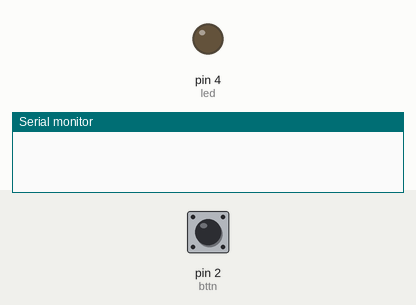
A sketch run on a simulated Arduino Uno, built with avr-gcc and run on an emulated ATmega328P. On the bench: output pins drawn as LEDs (lit = HIGH), the last lines printed to the serial monitor. The inputs (shaded band) are chosen by the test bench; at power-on: pin 2 (bttn) HIGH.

Above: at 1.2 s.
1.3 s: pin 2 (bttn) pulled LOW for 0.15 s
At 1.37 s:
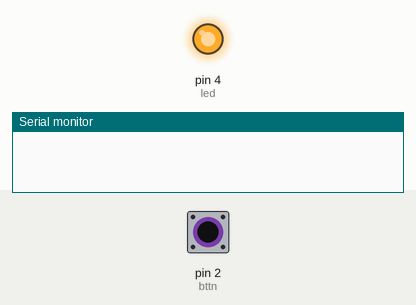
2.9 s: pin 2 (bttn) pulled LOW for 3.2 s
At 6.8 s:
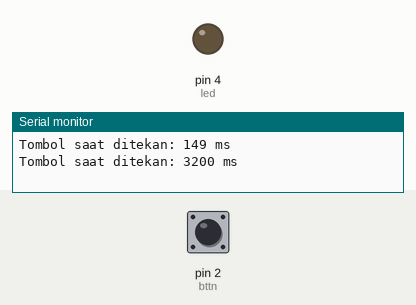
Timing chart, 0 to 8.3 s (numbered marks = the images above; inputs shaded):
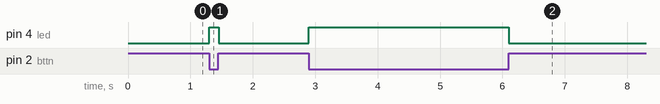

Measured:
- after the input at 1.3 s, pin 4 (led): LOW → HIGH at once, → LOW 0.15 s later
- after the input at 2.9 s, pin 4 (led): LOW → HIGH at once, → LOW 3.2 s later

The sketch:

Tugas_Prak_MCU_8.1.ino
```cpp
const int bttn = 2;
const int led = 4;
unsigned long waktuTekan = 0;
boolean diTekan = false;

void setup() {
  pinMode(bttn, INPUT_PULLUP);
  pinMode(led, OUTPUT);
  Serial.begin(9600);
}
void loop() {
  if (digitalRead(bttn) == LOW) {
    if (!diTekan) {
      waktuTekan = millis();
      diTekan = true;
      digitalWrite(led, HIGH);
    }
  } else {
    if (diTekan) {
      unsigned long waktuRilis = millis();
      unsigned long tahan = waktuRilis - waktuTekan;
      Serial.print("Tombol saat ditekan: ");
      Serial.print(tahan);
      Serial.println(" ms");
      digitalWrite(led, LOW);
      diTekan = false;
    }
  }
}

//TUGAS 1
```
